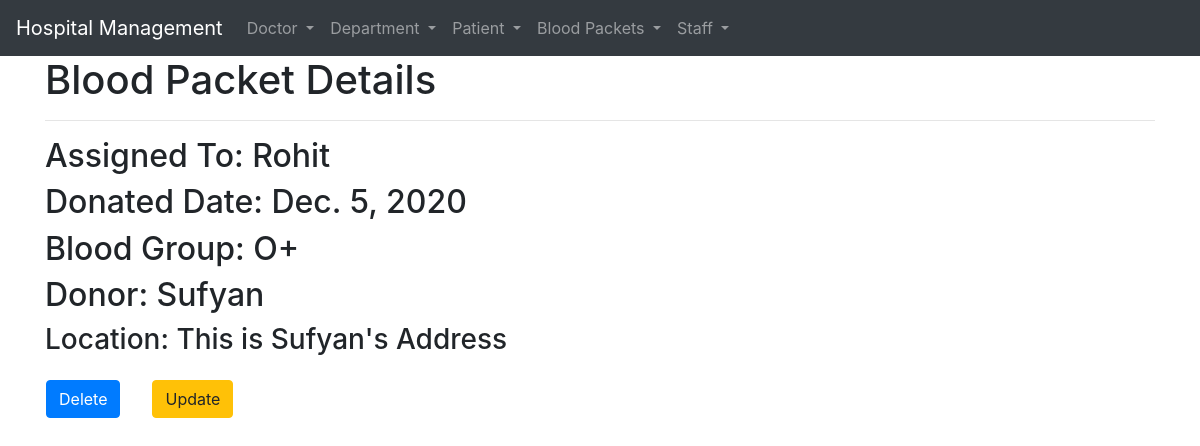
Before: /1/detail-blood/ with the older database file.
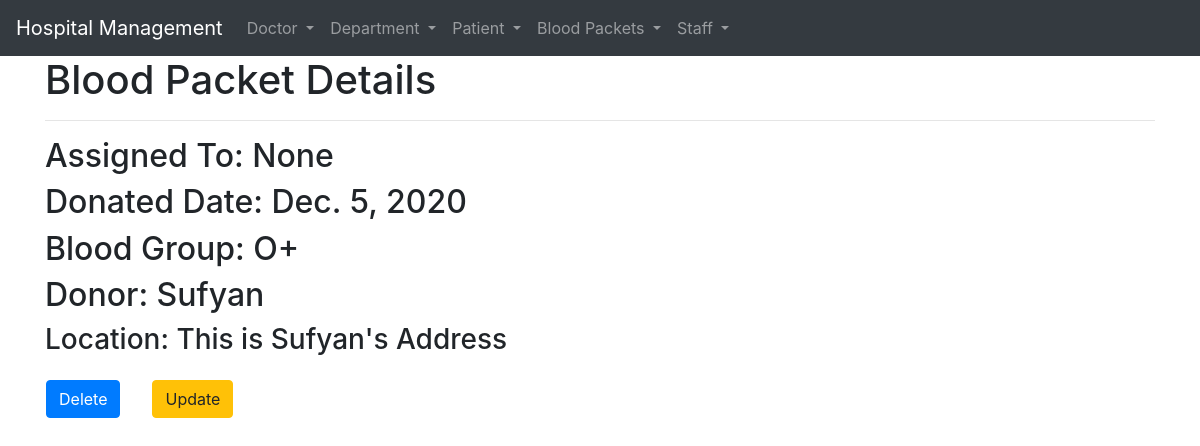
After: the same page with the newer database file.
### BloodManagement/models.py (models this page shows, shortened)
class BloodPacket(models.Model):
    patient= models.OneToOneField(Patient,on_delete=models.SET_NULL,null=True,related_name='blood')
    donor = models.CharField(max_length=10)
    date = models.DateField(auto_now_add=True)
    location = models.TextField(max_length=50)
    blood_type = models.CharField(choices=BloodTypes,max_length=3)

class Patient(models.Model):
    name = models.CharField(max_length=20)
    gender = models.CharField(
        choices=[
            ('M','Male'),
            ('F','Female'),
            ('O','Others')
        ],
        max_length=2
    )
    address = models.TextField(max_length=50)
    phone = models.BigIntegerField(validators=[MaxValueValidator(9999999999)])
    condition = models.CharField(max_length=20)
    doctor = models.ForeignKey(Doctor,null=True,on_delete=models.SET_NULL,related_name='patients')
    department = models.ForeignKey(Department,on_delete=models.CASCADE)
    blood_type = models.CharField(choices=BloodTypes,max_length=3)
    def __str__(self):
        return self.name

### BloodManagement/views.py (the view)
# urls.py: path('<int:pk>/detail-blood/',views.blood_detail,name='blood-detail'),
def blood_detail(request,pk):
    blood = BloodPacket.objects.select_related('patient').get(pk=pk)
    return render(request,'blood_detail.html',context={"blood":blood})

### BloodManagement/templates/blood_detail.html (shortened to what this page needs)
{% extends 'base.html' %}
{% block content %}
<h1>Blood Packet Details</h1>
<hr>
    <h2>Assigned To: {{blood.patient}}</h2>
    <h2>Donated Date: {{blood.date}}</h1>
    <h2>Blood Group: {{ blood.blood_type}}</h2>
    <h2>Donor: {{blood.donor}}</h2>
    <h3>Location: {{blood.location}}</h3>
    <div class="row">
    <form action="{% url 'bloodmanagement:blood-delete' pk=blood.pk %}" method="post">
        <input class="btn btn-primary m-3" type="submit" value="Delete">
    </form>
    <a href="{% url 'bloodmanagement:blood-update' pk=blood.pk %}"><input class="btn btn-warning m-3" type="submit" value="Update"></a>
    </div>
{% endblock content %}

Changed rows visible on the page:
changed BloodPacket "Sufyan": patient "Rohit" → "None"
